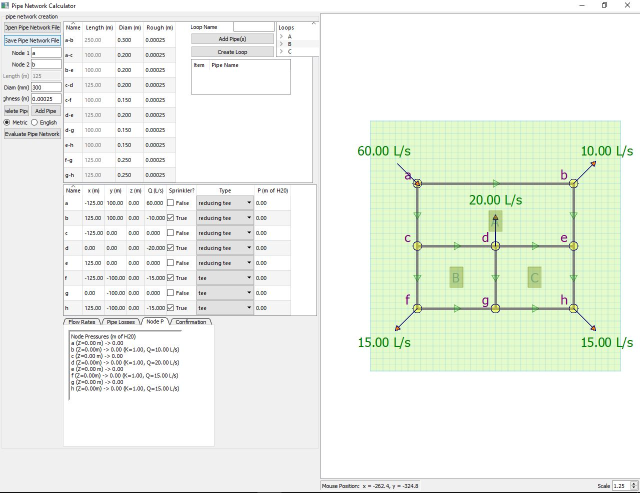
#> input picture Project2021_latest/UpdatedGUI-1280x1024.JPG, 1279 x 985 px (shown at 1/2 size)
$ python -i PipeNetwork_classes.py   (imports and definitions only)
#> lines starting #> are read from the running program, lines starting #| are printed output that depends on the picture
import numpy as np
import math
from copy import copy, deepcopy
from scipy.optimize import fsolve
import PyQt5.QtWidgets as qtw
import PyQt5.QtCore as qtc
import PyQt5.QtGui as qtg
import random as rnd
import os

class nonSortingTreeItem(
    qtw.QTreeWidgetItem):  # this is called subclassing (i.e., make a sub class of qtw.QTreeWidgetItem)
    """
    I wanted to sort the top level loops ONLY (not the pipes themselves) in the tree_Loops, but the pipes of the loops
    were being sorted too.  So, I created this subclass to make the 'less than' operator of
    the item always return False and this prevents sorting of the pipes.  This is called 'ovrloading' an operator.
    The result of this that if a=nonSortingTreeItem() and b=nonSortingTreeItem() then a<b = False and b<a = False
    """

    def __lt__(self, other):
        return False

class Fluid:
    def __init__(self, mu=0.00089, rho=1000.0, SI=True):
        """
        default properties are for water
        :param mu: dynamic viscosity in Pa*s -> (kg*m/s^2)*(s/m^2) -> kg/(m*s) or (lb*s/ft^2)
        :param rho: density in kg/m^3
        :param SI: tells constructor if unit conversion is needed from english to si if SI==False
        """
        # (lb*s)/ft^2*((3.3ft/m)^2)*(1kg/2.2lb)*(9.81m/s^2)->(Pa*s)
        self.mu = mu if SI else mu * (3.3 ** 2) * (1 / 2.2) * 9.81
        # (lb/ft^3)*((3.3ft/m)^3)*(1kg/2.2lb) -> kg/m^3
        self.rho = rho if SI else rho * (3.3 ** 3) / 2.2
        self.nu = self.mu / self.rho  # kinematic viscosity in units of m^2/s

    # [11 lines left out: functions m_to_psi, psi_to_m, not called in this run]

# $NEW$ 4/6/21 added a class for position of node
class Position():
    """
    I made this position for holding a position in 3D space (i.e., a point).  I've given it some ability to do
    vector arithmitic and vector algebra (i.e., a dot product).  I could have used a numpy array, but I wanted
    to create my own.  This class uses operator overloading as explained in the class.
    """

    # [19 lines left out: function __init__, not called in this run]

    # region operator overloads $NEW$ 4/7/21
    # this is overloading the addition operator.  Allows me to add Position objects with simple math: c=a+b, where
    # a, b, and c are all position objects.
    def __add__(self, other):
        return Position((self.x + other.x, self.y + other.y, self.z + other.z))

    # this overloads the iterative add operator
    # [11 lines left out: function __iadd__, not called in this run]

    # this is overloading the subtract operator.  Allows me to subtract Positions. (i.e., c=b-a)
    def __sub__(self, other):
        return Position((self.x - other.x, self.y - other.y, self.z - other.z))

    # this overloads the iterative subtraction operator
    # [18 lines left out: functions __isub__, __mul__, not called in this run]

    # this is overloading the __rmul__ operator so that s*Pt works.
    def __rmul__(self, other):
        return self * other

    # this is overloading the *= operator.  Same as a = Position((a.x*other, a.y*other, a.z*other))
    # [6 lines left out: function __imul__, not called in this run]

    # this is overloading the division operator.  Allows me to divide by a scalar (i.e., b=a/s)
    def __truediv__(self, other):
        if type(other) in (float, int):
            return Position((self.x / other, self.y / other, self.z / other))

    # this is overloading the /= operator.  Same as a = Position((a.x/other, a.y/other, a.z/other))
    # [27 lines left out: functions __idiv__, __round__, set, not called in this run]

    def getTup(self):  # return (x,y,z) as a tuple
        return (self.x, self.y, self.z)

    def getStr(self, nPlaces=3):
        return '{}, {}, {}'.format(round(self.x, nPlaces), round(self.y, nPlaces), round(self.z, nPlaces))

    def mag(self):  # normal way to calculate magnitude of a vector
        return (self.x ** 2 + self.y ** 2 + self.z ** 2) ** 0.5

    # [5 lines left out: function normalize, not called in this run]

    def normalize2D(self):
        self.z = 0.0
        self.normalize()

    # [18 lines left out: functions getAngleRad, getAngleDeg, not called in this run]

class UnitConverter():
    # [7 lines left out: function __init__, not called in this run]

    """
    These constants can be used directly from the class without instantiating an object
    """
    #length conversions
    m_to_ft = 3.28084
    ft_to_m = 1 / m_to_ft
    in_to_m = ft_to_m / 12
    m_to_in = 1 / in_to_m

    #area conversions
    m2_to_ft2 = m_to_ft**2
    ft2_to_m2 = ft_to_m ** 2
    in2_to_m2 = in_to_m ** 2
    m2_to_in2 = 1 / in2_to_m2

    #volume conversions
    m3_to_ft3 = m_to_ft**3
    ft3_to_m3 = ft_to_m ** 3
    m3_to_ft3=1/ft3_to_m3
    m3_to_L = 1000
    ft3_to_L = ft3_to_m3 * m3_to_L
    L_to_ft3 = 1 / ft3_to_L

    g_SI = 9.80665  # m/s^2
    g_EN = 32.174  # 32.174 ft/s^2
    gc_EN = 32.174  # lbm*ft/lbf*s^2
    gc_SI = 1.0  # kg*m/N*s^2

    #mass/force
    lbf_to_kg = 1 / 2.20462
    kg_to_lbf = 1/lbf_to_kg
    lbf_to_N = lbf_to_kg * g_SI

    #pressure/head
    pa_to_psi = (1 / (lbf_to_N)) * in2_to_m2
    kpa_to_psi = 1000*pa_to_psi
    psi_to_pa = 1/pa_to_psi
    psi_to_kpa = psi_to_pa/1000
    bar_to_psi = pa_to_psi*100000
    mh2o_to_psi = 1000*g_SI*1.0*pa_to_psi #1000(kg/m^3)*9.81(m/s^2)*1(m) -> 9810Pa

    #delta T
    deltaK_to_deltaR = 9/5*(1.0)

    # Energy
    BTU_to_J=1055.06
    kJ_to_BTU = 1000/BTU_to_J
    BTU_to_kJ = 1/kJ_to_BTU
    kJperkg_to_BTUperlb = kJ_to_BTU/kg_to_lbf
    m3perkg_to_ft3perlb = m3_to_ft3/kg_to_lbf

    # Entropy
    kJperkgK_to_BTUperlbR = kJperkg_to_BTUperlb/deltaK_to_deltaR

    # [64 lines left out: functions viscosityEnglishToSI, densityEnglishToSI, head_to_pressure, m_to_psi, psi_to_m, not called in this run]

    @classmethod # a classmethod can be used directly from a class without needing to instantiate an object
    def C_to_F(cls, T=0):
        return 9/5*(T)+32

    @classmethod # a classmethod can be used directly from a class without needing to instantiate an object
    def F_to_C(cls, T=0):
        return 5/9*(T-32)

    @classmethod # a classmethod can be used directly from a class without needing to instantiate an object
    def K_to_R(cls, T=0):
        return cls.C_to_F(T-273.15)+459.67

class units():
    def __init__(self, SI=True):
        self.set(SI)
        # conversion factors CF*SI=Eng
        self.CFFlowRate = UnitConverter.L_to_ft3 # 1.0 / 28.3168  # L/s to cfs
        self.CFLength = UnitConverter.m_to_ft  # m to ft
        self.CFDiameter = UnitConverter.m_to_in  # m to in
        self.CFPressure = UnitConverter.mh2o_to_psi #1000.0 / 25.4) / 27.7076  # m H20 to psi
        self.CFHeadLoss = UnitConverter.m_to_in  # m to in
        self.CFHead = UnitConverter.m_to_in  # m to in
        self.CFRough = UnitConverter.m_to_in  # m to in

    def set(self, SI=True):
        if SI:
            self.FlowRate = 'L/s'
            self.Length = 'm'
            self.Diameter = 'm'
            self.Pressure = 'm of H20'
            self.HeadLoss = 'm of H2O'
            self.Head = 'm of H2O'
            self.Rough = 'm'
        else:
            self.FlowRate = 'cfs'
            self.Length = 'ft'
            self.Diameter = 'in'
            self.Pressure = 'psi'
            self.HeadLoss = 'in of H2O'
            self.Head = 'in of H2O'
            self.Rough = 'in'

class pipeFitting():
    def __init__(self, type=None):
        self.type = "generic" if type is None else type

class Node:  # $NEW$ 4/6/21 got rid of z and added position variable
    # [36 lines left out: functions __init__, getNetFlowRate, not called in this run]

    def getName(self):
        return self.Name

    # [13 lines left out: function modifyNode, not called in this run]

    def setExtFlow(self, E, SI=True):
        # (ft^3/s)*(1m/3.3ft)^3*(1000L/m^3)->L/s
        self.ExtFlow = E if SI else 1000 * E * (1 / 3.3) ** 3

class SprinklerHead(Node):  # $NEW$ 4/6/21 Like Node class, I added position as an argument and got rid of z.
    # [29 lines left out: function __init__, not called in this run]

    def calc_k(self):  # calculate sprinkler discharge coefficient
        self.K = abs(self.ExtFlow / math.sqrt(self.P_Head))
        return self.K

    def calc_q(self):  # calculate outflow of sprinkler.  Warning: P should be positive to avoid error.
        self.ExtFlow = self.K * math.sqrt(self.P_Head)
        return self.ExtFlow

class Pipe:
    # [23 lines left out: functions __init__, modifyPipe, not called in this run]

    def setDiam(self, dia):
        self.diam = dia / 1000.0  # pipe diameter in (m)

    def setRough(self, roughness):
        self.rough = roughness  # pipe roughness in (m)

    def setLength(self, length):
        self.length = length  # pipe length in (m)

    # [16 lines left out: functions v, Re, not called in this run]

    def LaminarFrictionFactor(self, Re):
        return 64.0 / Re

    def BlasiusFrictionFactor(self, Re):
        return 0.316 * Re ** (-0.25)

    # [69 lines left out: functions ColebrookFrictionFactor, FrictionFactor, FlowHeadLoss, getFlowHeadLoss, getName, not called in this run]

    def oContainsNode(self, node):
        # does the pipe connect to the node?
        return self.startNode == node or self.endNode == node

    # [27 lines left out: functions printPipeFlowRate, getPipeFlowRateOutput, getFlowIntoNode, not called in this run]

class Loop():
    # [8 lines left out: function __init__, not called in this run]

    def getName(self):
        return self.name

    def getPipes(self):
        return self.pipes

    # [13 lines left out: function findCentroid, not called in this run]

    def getNode(self, nodes, name):
        # get a node object from list of nodes by name
        return next(n for n in nodes if n.getName() == name)

    # [39 lines left out: functions getLoopHeadLoss, getLoopNodeNames, not called in this run]

class PipeNetwork():
    def __init__(self, Pipes=None, Loops=None, Nodes=None, fluid=Fluid(), SI=True):
        """
        The pipe network is built from pipe, node, loop, and fluid objects.
        :param Pipes: a list of pipe objects
        :param Loops: a list of loop objects
        :param Nodes: a list of node objects
        :param fluid: a fluid object
        """
        self.pipes = Pipes if not Pipes == None else []
        self.loops = Loops if not Loops == None else []
        self.nodes = Nodes if not Nodes == None else []
        self.Fluid = fluid
        self.SI = SI
        self.units = units(self.SI)

    # [4 lines left out: function getNodePipes, not called in this run]

    def setNodePipes(self):
        for n in self.nodes:
            n.Pipes = self.getNodePipes(n.getName())

    # [176 lines left out: functions setNodeLoops, buildNodes, findFlowRates, findFlowRates2, getNetOutFlow, getNodeFlowRates and 5 more, not called in this run]

    # endregion

    # region Functions to determine existance of Node, Pipe, or Loop by passing name
    def hasPipe(self, name):
        # determines if this pipe exists in the list of pipes
        return any(x.getName() == name for x in self.pipes)

    def hasLoop(self, name):
        # determines if this pipe exists in the list of pipes
        return any(x.getName() == name for x in self.loops)

    def hasNode(self, name):
        # determines if I have already constructed this node object (by name)
        return any(x.getName() == name for x in self.nodes)

    # endregion

    # region functions to get Node, Pipe, or Loop objects by passing name
    def getNode(self, name):
        return next(x for x in self.nodes if x.getName() == name)

    def getPipe(self, name):
        # returns a pipe object by its name
        return next(p for p in self.pipes if p.getName() == name)

    def getLoop(self, name):
        # returns a loop object by its name
        return next(l for l in self.loops if l.getName() == name)

    # endregion

    # region functions to get Node, Pipe or Loop index by passing name
    # [35 lines left out: functions getNodeIndex, getPipeIndex, getLoopIndex, not called in this run]
    # endregion

class PipeNetworkController():
    def __init__(self):
        self.Model = PipeNetwork()
        self.View = PipeNetworkView()
        self.rdo_SI = qtw.QRadioButton()

    # [453 lines left out: functions EvaluatePipeNetwork, CalculateSystemCurve, setUnits, addPipe, addPipe_TupleItem, addLoop and 16 more, not called in this run]
    # endregion

class PipeNetworkView():
    def __init__(self):
        self.pipeHighlights = []

        # region setup pens and brushes and scene
        # make the pens first
        # a thick darkGray pen
        self.penPipe = qtg.QPen(qtc.Qt.darkGray)
        self.penPipe.setWidth(4)
        # a medium darkBlue pen
        self.penNode = qtg.QPen(qtc.Qt.darkBlue)
        self.penNode.setStyle(qtc.Qt.SolidLine)
        self.penNode.setWidth(1)
        # a pen for the grid lines
        self.penGridLines = qtg.QPen()
        self.penGridLines.setWidth(1)
        # I wanted to make the grid lines more subtle, so set alpha=25
        self.penGridLines.setColor(qtg.QColor.fromHsv(197, 144, 228, alpha=50))
        # now make some brushes
        # build a brush for filling with solid red
        self.brushFill = qtg.QBrush(qtc.Qt.darkRed)
        # a brush that makes a hatch pattern
        self.brushNode = qtg.QBrush(qtg.QColor.fromCmyk(0, 0, 255, 0, alpha=100))
        # a brush for the background of my grid
        self.brushGrid = qtg.QBrush(qtg.QColor.fromHsv(87, 98, 245, alpha=128))
        # Finally, the scene where pipe network objects are drawn
        self.scene = qtw.QGraphicsScene()
        # endregion

    #region setup functions
    # [351 lines left out: functions setViewWidgets, updatePipeTable, updateNodeTable, updateLoopTree, fitColumns, updateView and 8 more, not called in this run]

    def polarToRect(self, centerX, centerY, radius, angleDeg=0.0):
        angleRad = angleDeg * 2.0 * math.pi / 360.0
        return centerX + radius * math.cos(angleRad), centerY + radius * math.sin(angleRad)

    # [91 lines left out: functions drawACircle, drawASquare, drawATriangle, drawAnArrow, drawALabel, not called in this run]

    # endregion

    # endregion

    # region Functions to print output to CLI
    def printPipeFlowRates(self, PN=None):
        for p in PN.pipes:
            p.printPipeFlowRate(SI=PN.SI)

    # [471 lines left out: functions printNetNodeFlows, printLoopHeadLoss, printPipeHeadLoss, printNodeHead, getPipeFlowRatesOutput, getPipeFlowRatesOutputSorted and 13 more, not called in this run]

# [2 lines not run here, left out]
    # mainX2()

>>> import cv2
>>> picture = cv2.imread('UpdatedGUI-1280x1024.JPG', cv2.IMREAD_GRAYSCALE)
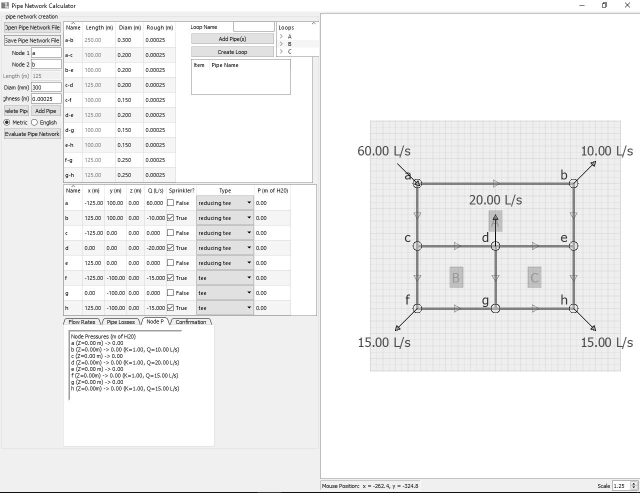
#> picture: shape (985, 1279) (shown at 1/2 size); min 0, max 255, mean 240.1
#> (the run stopped early here; a loop or call above may not have finished)

$ run again, on Project2021_latest/UptadetGUI.JPG
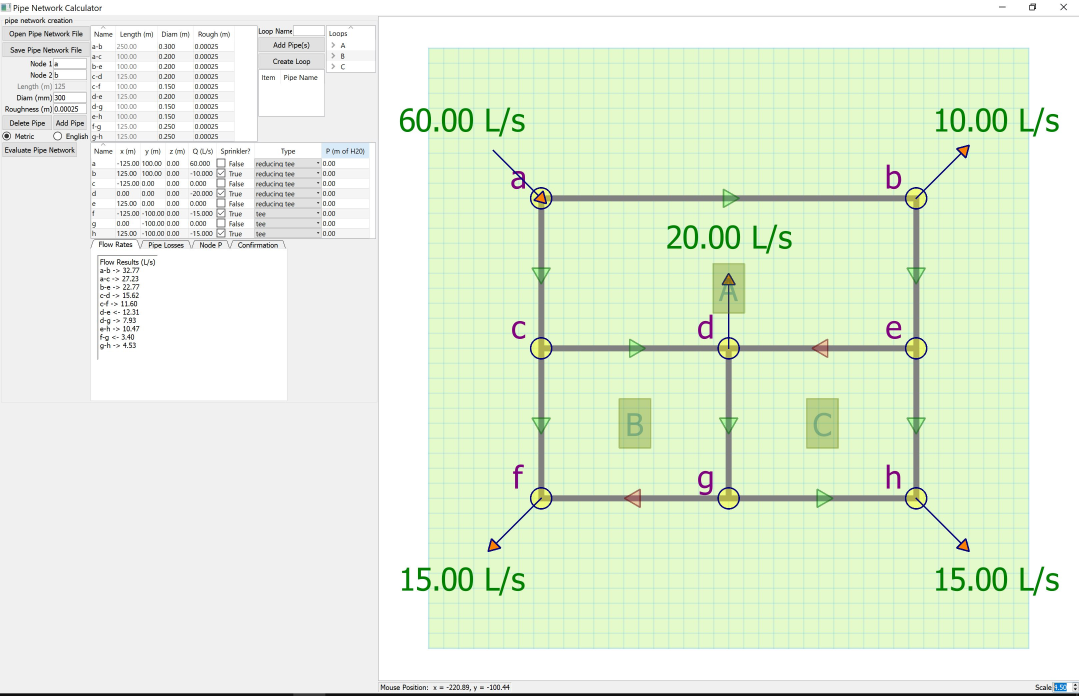
#> input picture Project2021_latest/UptadetGUI.JPG, 3236 x 2087 px (shown at 1/3 size)
#> `picture = cv2.imread('UpdatedGUI-1280x1024.JPG', cv2.IMREAD_GRAYSCALE)`:
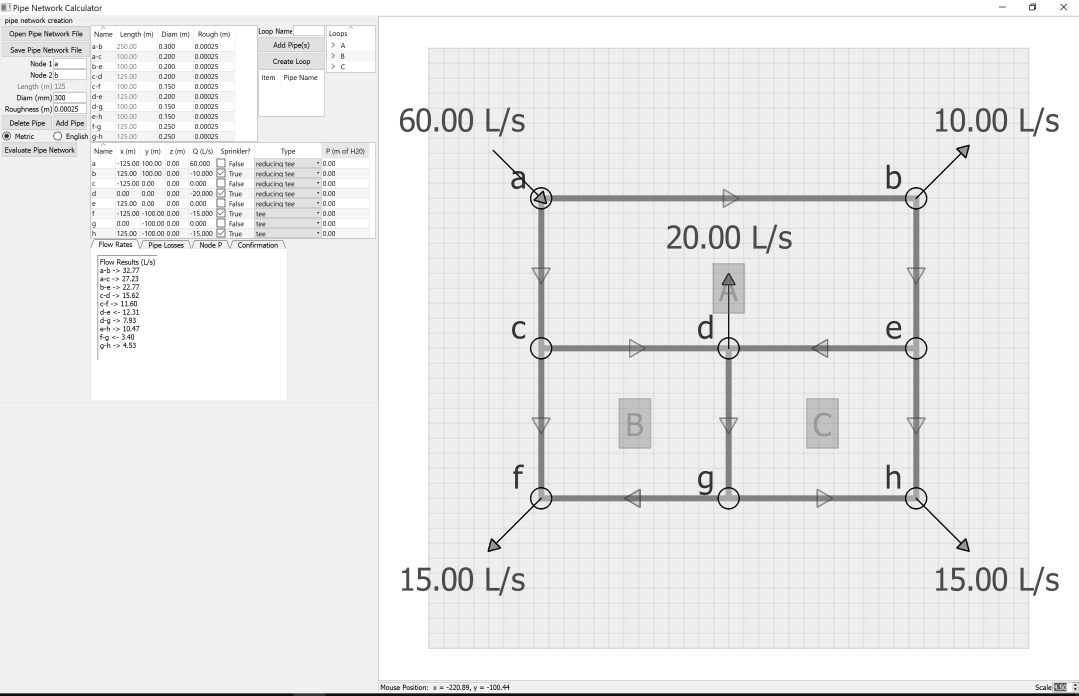
#> picture: shape (2087, 3236) (shown at 1/3 size); min 0, max 255, mean 234.9
